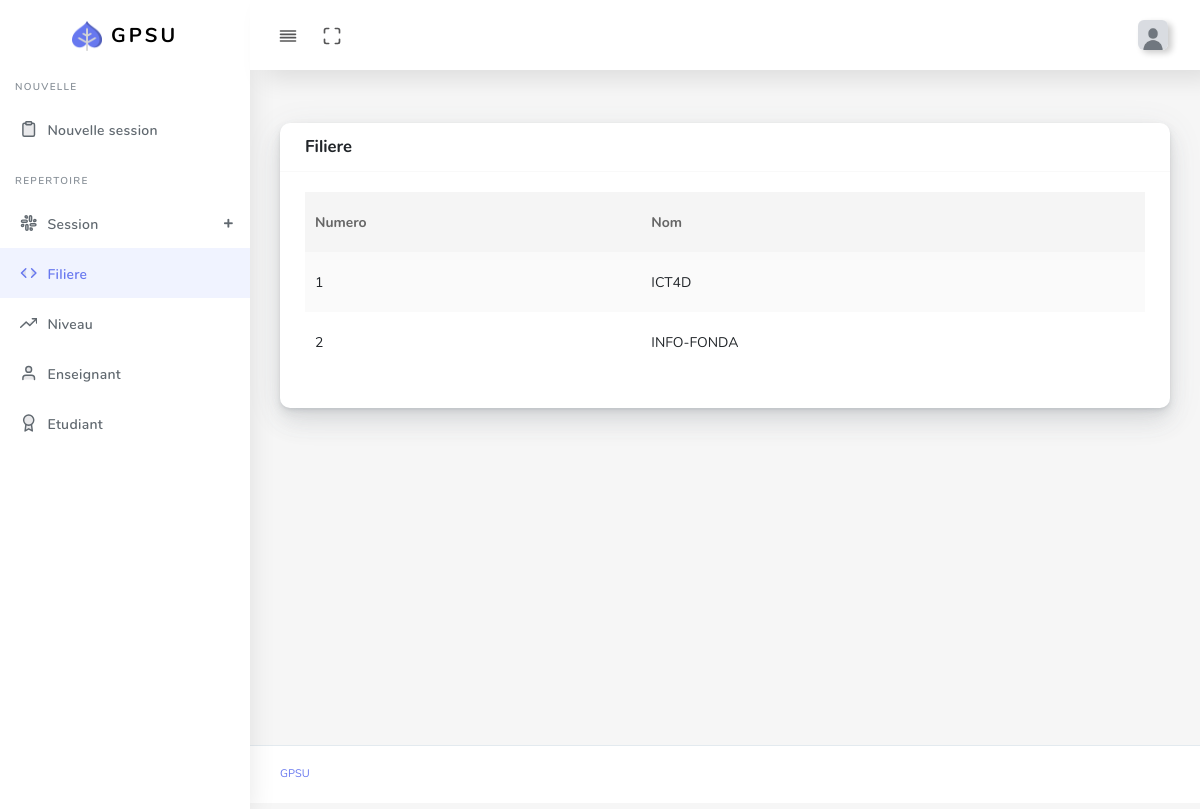
The app's page /sector (signed in) with its own data.
### soutenance/models.py (models this page shows)
class Sector(models.Model):
    name = models.CharField(max_length=255)

### soutenance/views/admin.py (the view)
# urls.py: path('sector', soutenance_admin.admin_sector, name='sector'),
@csrf_exempt
@login_required(login_url='login')
def admin_sector(request):
    levels = Level.objects.all()
    sectors = Sector.objects.all()
    sessions = Session.objects.all()
    context = {
        'levels': levels,
        'sectors': sectors,
        'sessions': sessions,
    }
    return render(request, 'admin/sector.html', context)

### templates/admin/sector.html (shortened to what this page needs)
{% extends "admin/base.html" %}
{% block template %}
<div class="row">
    <div class="col-12">
      <div class="card">
        <div class="card-header d-flex justify-content-between">
          <h4>Filiere</h4>
      </div>
        <div class="card-body">
          <div class="table-responsive">
            <table class="table table-striped table-hover" id="save-stage" style="width:100%;">
              <thead>
                <tr>
                  <th>Numero</th>
                  <th>Nom</th>
                </tr>
               </thead>
              <tbody>
                {% for item in sectors %}
                    <tr>
                      <td>{{ item.id }}</td>
                      <td>{{ item.name }}</td>
                    </tr>
                {% endfor %}
              </tbody>
            </table>
          </div>
        </div>
      </div>
    </div>
</div>
{% endblock %}

### records on screen
Sector: id "1", name "ICT4D"
Sector: id "2", name "INFO-FONDA"
